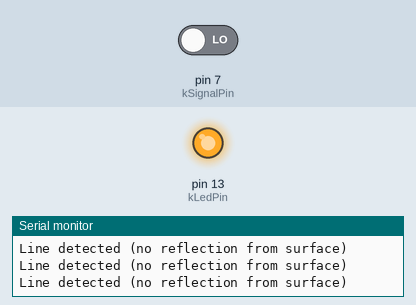
The sketch below on a simulated Arduino Nano, built with avr-gcc and run on an emulated ATmega328P. On the bench: output pins drawn as LEDs (lit = HIGH), the last lines printed to the serial monitor. Inputs (shaded band) come from the test bench; at power-on: pin 7 (kSignalPin) LOW.

Above: at 2.8 s.
2.9 s: pin 7 (kSignalPin) driven HIGH
At 3.3 s:
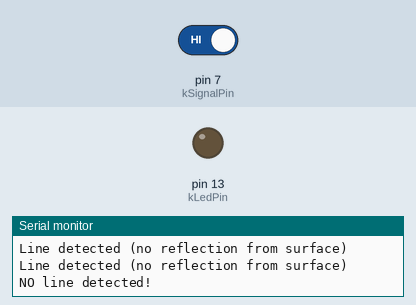
4.5 s: pin 7 (kSignalPin) driven LOW
At 6.1 s:
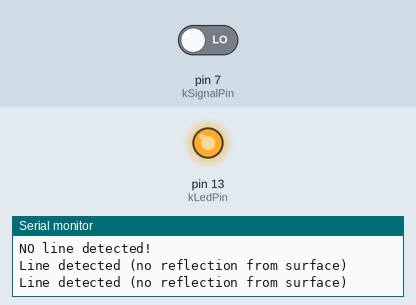
Timing chart, 0 to 7.6 s (numbered marks = the images above; inputs shaded):
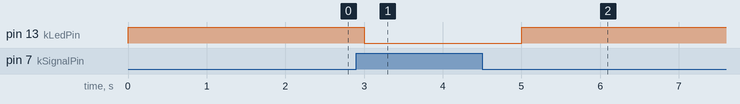

Measured:
- after the input at 2.9 s, pin 13 (kLedPin): HIGH → LOW after 0.10 s
- after the input at 4.5 s, pin 13 (kLedPin): LOW → HIGH after 0.50 s

The sketch:

arduino_lineSensor_FC-123.ino
```cpp
/*
  <arduino_lineSesnor_FC-123.ino>
  Test of InfraRed reflection sensor - Directed downward toward the floor
  Hardware/Unit test for:
    - Pet Mark V (five)

  Expected behaviour:
    When black patch on floor is detected (no...low reflection)
    Then:  Switch ON the built in LED.
          Write log statement on console output.
    When no black patch on floor is detected (reflection against the floor)
    Then: Switch OFF the built in LED.
          Write log statement on console output.

  Hardware setup:
  1) Arduino Nano
  2) 1x FC-123 Infrared sensor for line tracing.

    // Pin out for Arduino Nano (ATmega328)
    //     ____________________
    //    | Physic|Port | PCB  |
    //    +-------+-----+------+
    //    | Pin31 | PD1 | TX1  |
    //    | Pin30 | PD0 | RX0  |
    //    | Pin29 | PC6 | RST  |
    //    | GND   | GND | GND  | -> Servo GND
    //    | Pin32 | PD2 |  D2  | -> Servo VCC (Light beacon VCC)
    //    | Pin1  | PD3 |  D3  | -> Servo PWM Signal (Light beacon Signal)
    //    | Pin2  | PD4 |  D4  |
    //    | Pin9  | PD5 |  D5  |
    //    | Pin10 | PD6 |  D6  |
    //    | Pin11 | PD7 |  D7  | <- Line sensor FC-123
    //    | Pin12 | PB0 |  D8  |
    //    | Pin13 | PB1 |  D9  | -> Built in LED
    //    | Pin14 | PB2 | D10  | -> Infrared reciver KY-022 for remote controll via IR-Controller.
    //    | Pin15 | PB3 | D11  |
    //    +-------+-----+------|_____
    //                         |_USB_|

  2021-04-05 / Stefan Kull (aka. "Seniorkullken")
*/

#include "Arduino.h"  /* Not neccesary when usinig Arduino IDE */

#define kSignalPin PD7   // Line sensor Arduino Nano pin 11
#define kLedPin    13    // Built in LED

// variables will change:
boolean lineSensor = LOW;         // variable for reading the line sensor


void setup()
{
  Serial.begin(115200);     // Serial Monitor @ baud...
  Serial.println("View digital in Pin11 / Port PD7 / PCB label D7");

  pinMode(kSignalPin, INPUT );
  pinMode(kLedPin,    OUTPUT);
}

// the loop function runs over and over again forever
void loop()
{
  lineSensor = digitalRead(kSignalPin);

  if (lineSensor == 1)
  {
    Serial.println("NO line detected!");
    digitalWrite(kLedPin, LOW);
  } else {
    Serial.println("Line detected (no reflection from surface)");
    digitalWrite(kLedPin, HIGH);
  }

  delay(1000);
}
```
